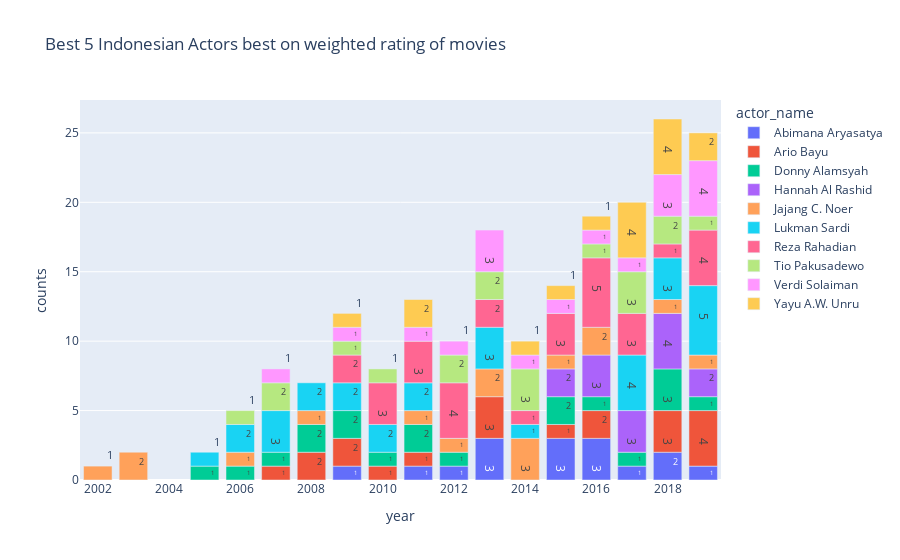

Notebook code for this chart:
### Code cell
fig = px.bar(df_g, 
            x = 'year',
            y = 'counts',
            color='actor_name',
            text=df_g['counts'].apply(lambda x: '{0:9.0f}'.format(x)),
            title= 'Best 5 Indonesian Actors best on weighted rating of movies')
fig.show()

### Figure 1 — Plotly figure (JSON) as saved in the notebook; plotly's stock layout.template omitted (floating-point values rounded to 4 significant figures)
{"data": [{"alignmentgroup": "True", "hovertemplate": "actor_name=Abimana Aryasatya<br>year=%{x}<br>counts=%{y}<br>text=%{text}<extra></extra>", "legendgroup": "Abimana Aryasatya", "marker": {"color": "#636efa", "pattern": {"shape": ""}}, "name": "Abimana Aryasatya", "offsetgroup": "Abimana Aryasatya", "orientation": "v", "showlegend": true, "text": ["        1", "        1", "        1", "        3", "        3", "        3", "        1", "        2", "        1"], "textposition": "auto", "type": "bar", "x": [2009, 2011, 2012, 2013, 2015, 2016, 2017, 2018, 2019], "xaxis": "x", "y": [1, 1, 1, 3, 3, 3, 1, 2, 1], "yaxis": "y"}, {"alignmentgroup": "True", "hovertemplate": "actor_name=Ario Bayu<br>year=%{x}<br>counts=%{y}<br>text=%{text}<extra></extra>", "legendgroup": "Ario Bayu", "marker": {"color": "#EF553B", "pattern": {"shape": ""}}, "name": "Ario Bayu", "offsetgroup": "Ario Bayu", "orientation": "v", "showlegend": true, "text": ["        1", "        2", "        2", "        1", "        1", "        3", "        1", "        2", "        3", "        4"], "textposition": "auto", "type": "bar", "x": [2007, 2008, 2009, 2010, 2011, 2013, 2015, 2016, 2018, 2019], "xaxis": "x", "y": [1, 2, 2, 1, 1, 3, 1, 2, 3, 4], "yaxis": "y"}, {"alignmentgroup": "True", "hovertemplate": "actor_name=Donny Alamsyah<br>year=%{x}<br>counts=%{y}<br>text=%{text}<extra></extra>", "legendgroup": "Donny Alamsyah", "marker": {"color": "#00cc96", "pattern": {"shape": ""}}, "name": "Donny Alamsyah", "offsetgroup": "Donny Alamsyah", "orientation": "v", "showlegend": true, "text": ["        1", "        1", "        1", "        2", "        2", "        1", "        2", "        1", "        2", "        1", "        1", "        3", "        1"], "textposition": "auto", "type": "bar", "x": [2005, 2006, 2007, 2008, 2009, 2010, 2011, 2012, 2015, 2016, 2017, 2018, 2019], "xaxis": "x", "y": [1, 1, 1, 2, 2, 1, 2, 1, 2, 1, 1, 3, 1], "yaxis": "y"}, {"alignmentgroup": "True", "hovertemplate": "actor_name=Hannah Al Rashid<br>year=%{x}<br>counts=%{y}<br>text=%{text}<extra></extra>", "legendgroup": "Hannah Al Rashid", "marker": {"color": "#ab63fa", "pattern": {"shape": ""}}, "name": "Hannah Al Rashid", "offsetgroup": "Hannah Al Rashid", "orientation": "v", "showlegend": true, "text": ["        2", "        3", "        3", "        4", "        2"], "textposition": "auto", "type": "bar", "x": [2015, 2016, 2017, 2018, 2019], "xaxis": "x", "y": [2, 3, 3, 4, 2], "yaxis": "y"}, {"alignmentgroup": "True", "hovertemplate": "actor_name=Jajang C. Noer<br>year=%{x}<br>counts=%{y}<br>text=%{text}<extra></extra>", "legendgroup": "Jajang C. Noer", "marker": {"color": "#FFA15A", "pattern": {"shape": ""}}, "name": "Jajang C. Noer", "offsetgroup": "Jajang C. Noer", "orientation": "v", "showlegend": true, "text": ["        1", "        2", "        1", "        1", "        1", "        1", "        2", "        3", "        1", "        2", "        1", "        1"], "textposition": "auto", "type": "bar", "x": [2002, 2003, 2006, 2008, 2011, 2012, 2013, 2014, 2015, 2016, 2018, 2019], "xaxis": "x", "y": [1, 2, 1, 1, 1, 1, 2, 3, 1, 2, 1, 1], "yaxis": "y"}, {"alignmentgroup": "True", "hovertemplate": "actor_name=Lukman Sardi<br>year=%{x}<br>counts=%{y}<br>text=%{text}<extra></extra>", "legendgroup": "Lukman Sardi", "marker": {"color": "#19d3f3", "pattern": {"shape": ""}}, "name": "Lukman Sardi", "offsetgroup": "Lukman Sardi", "orientation": "v", "showlegend": true, "text": ["        1", "        2", "        3", "        2", "        2", "        2", "        2", "        3", "        1", "        4", "        3", "        5"], "textposition": "auto", "type": "bar", "x": [2005, 2006, 2007, 2008, 2009, 2010, 2011, 2013, 2014, 2017, 2018, 2019], "xaxis": "x", "y": [1, 2, 3, 2, 2, 2, 2, 3, 1, 4, 3, 5], "yaxis": "y"}, {"alignmentgroup": "True", "hovertemplate": "actor_name=Reza Rahadian<br>year=%{x}<br>counts=%{y}<br>text=%{text}<extra></extra>", "legendgroup": "Reza Rahadian", "marker": {"color": "#FF6692", "pattern": {"shape": ""}}, "name": "Reza Rahadian", "offsetgroup": "Reza Rahadian", "orientation": "v", "showlegend": true, "text": ["        2", "        3", "        3", "        4", "        2", "        1", "        3", "        5", "        3", "        1", "        4"], "textposition": "auto", "type": "bar", "x": [2009, 2010, 2011, 2012, 2013, 2014, 2015, 2016, 2017, 2018, 2019], "xaxis": "x", "y": [2, 3, 3, 4, 2, 1, 3, 5, 3, 1, 4], "yaxis": "y"}, {"alignmentgroup": "True", "hovertemplate": "actor_name=Tio Pakusadewo<br>year=%{x}<br>counts=%{y}<br>text=%{text}<extra></extra>", "legendgroup": "Tio Pakusadewo", "marker": {"color": "#B6E880", "pattern": {"shape": ""}}, "name": "Tio Pakusadewo", "offsetgroup": "Tio Pakusadewo", "orientation": "v", "showlegend": true, "text": ["        1", "        2", "        1", "        1", "        2", "        2", "        3", "        1", "        3", "        2", "        1"], "textposition": "auto", "type": "bar", "x": [2006, 2007, 2009, 2010, 2012, 2013, 2014, 2016, 2017, 2018, 2019], "xaxis": "x", "y": [1, 2, 1, 1, 2, 2, 3, 1, 3, 2, 1], "yaxis": "y"}, {"alignmentgroup": "True", "hovertemplate": "actor_name=Verdi Solaiman<br>year=%{x}<br>counts=%{y}<br>text=%{text}<extra></extra>", "legendgroup": "Verdi Solaiman", "marker": {"color": "#FF97FF", "pattern": {"shape": ""}}, "name": "Verdi Solaiman", "offsetgroup": "Verdi Solaiman", "orientation": "v", "showlegend": true, "text": ["        1", "        1", "        1", "        1", "        3", "        1", "        1", "        1", "        1", "        3", "        4"], "textposition": "auto", "type": "bar", "x": [2007, 2009, 2011, 2012, 2013, 2014, 2015, 2016, 2017, 2018, 2019], "xaxis": "x", "y": [1, 1, 1, 1, 3, 1, 1, 1, 1, 3, 4], "yaxis": "y"}, {"alignmentgroup": "True", "hovertemplate": "actor_name=Yayu A.W. Unru<br>year=%{x}<br>counts=%{y}<br>text=%{text}<extra></extra>", "legendgroup": "Yayu A.W. Unru", "marker": {"color": "#FECB52", "pattern": {"shape": ""}}, "name": "Yayu A.W. Unru", "offsetgroup": "Yayu A.W. Unru", "orientation": "v", "showlegend": true, "text": ["        1", "        2", "        1", "        1", "        1", "        4", "        4", "        2"], "textposition": "auto", "type": "bar", "x": [2009, 2011, 2014, 2015, 2016, 2017, 2018, 2019], "xaxis": "x", "y": [1, 2, 1, 1, 1, 4, 4, 2], "yaxis": "y"}], "layout": {"barmode": "relative", "legend": {"title": {"text": "actor_name"}, "tracegroupgap": 0}, "title": {"text": "Best 5 Indonesian Actors best on weighted rating of movies"}, "xaxis": {"anchor": "y", "domain": [0, 1], "title": {"text": "year"}}, "yaxis": {"anchor": "x", "domain": [0, 1], "title": {"text": "counts"}}}}
